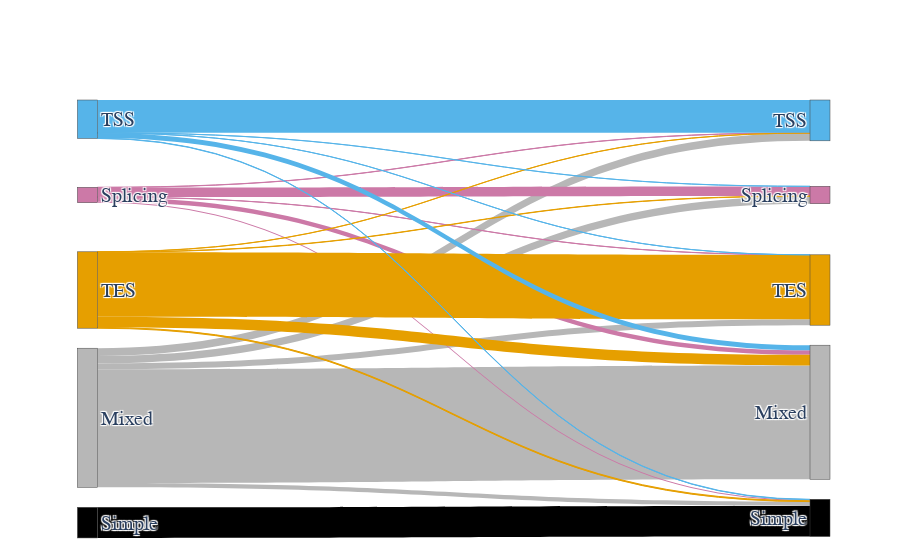

Notebook code cell kept with this figure:
### Code cell
df = sector_sankey(cerberus_h5, 
              'obs_det', 
              'obs_major',
              'figures/obs_obs_major_sankey.pdf',
              ver=ver,
              gene_subset=gene_subset)

### Figure 1 — Plotly figure (JSON) as saved in the notebook; plotly's stock layout.template omitted (floating-point values rounded to 4 significant figures)
{"data": [{"arrangement": "snap", "link": {"color": ["#b7b7b7", "#b7b7b7", "#b7b7b7", "#b7b7b7", "#b7b7b7", "#000000", "#CC79A7", "#CC79A7", "#CC79A7", "#CC79A7", "#CC79A7", "#E69F00", "#E69F00", "#E69F00", "#E69F00", "#E69F00", "#56B4E9", "#56B4E9", "#56B4E9", "#56B4E9", "#56B4E9"], "source": [3, 3, 3, 3, 3, 4, 1, 1, 1, 1, 1, 2, 2, 2, 2, 2, 0, 0, 0, 0, 0], "target": [8, 9, 6, 7, 5, 9, 8, 9, 6, 7, 5, 8, 9, 6, 7, 5, 8, 9, 6, 7, 5], "value": [6645, 251, 436, 343, 450, 1789, 261, 63, 558, 7, 11, 624, 52, 18, 3759, 11, 302, 21, 7, 3, 1912]}, "node": {"color": ["#56B4E9", "#CC79A7", "#E69F00", "#b7b7b7", "#000000", "#56B4E9", "#CC79A7", "#E69F00", "#b7b7b7", "#000000"], "label": ["TSS", "Splicing", "TES", "Mixed", "Simple", "TSS", "Splicing", "TES", "Mixed", "Simple"], "x": [0.01, 0.01, 0.01, 0.01, 0.01, 1, 1, 1, 1, 1], "y": [0.01, 0.25, 0.5, 0.75, 1, 0.01, 0.25, 0.5, 0.75, 1]}, "textfont": {"family": "Arial", "size": 20}, "type": "sankey"}], "layout": {"autosize": true, "font": {"family": "Times New Roman"}, "title": {"text": ""}}}
